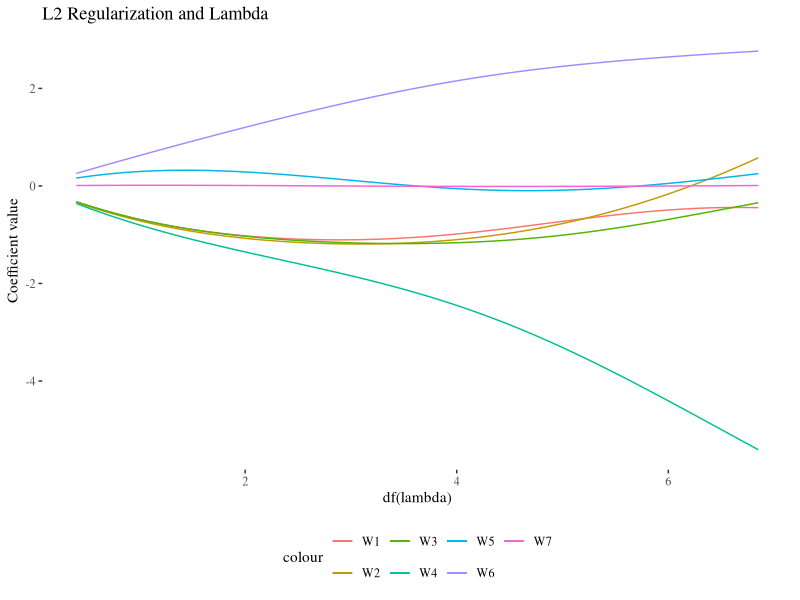
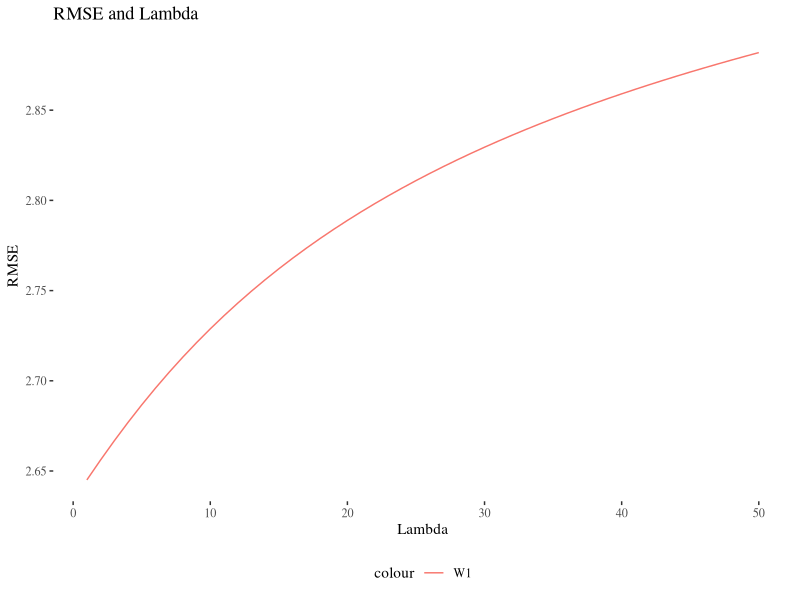
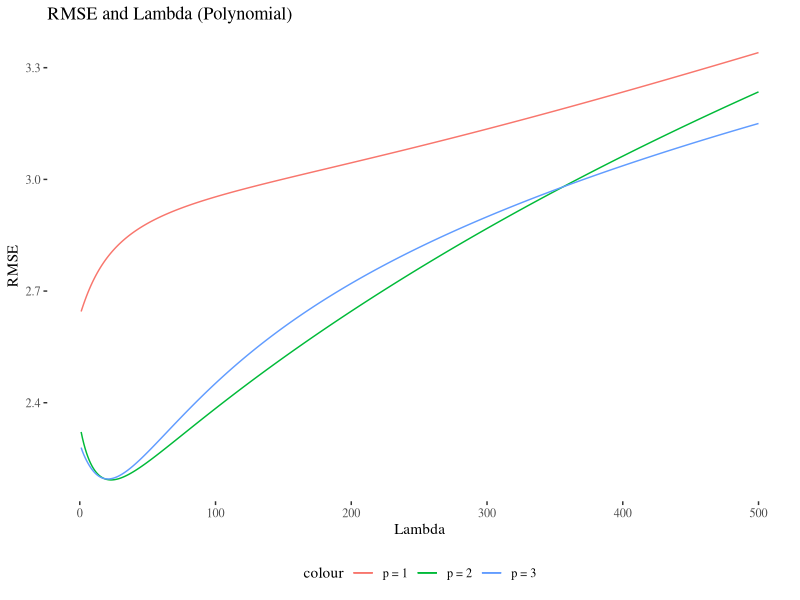
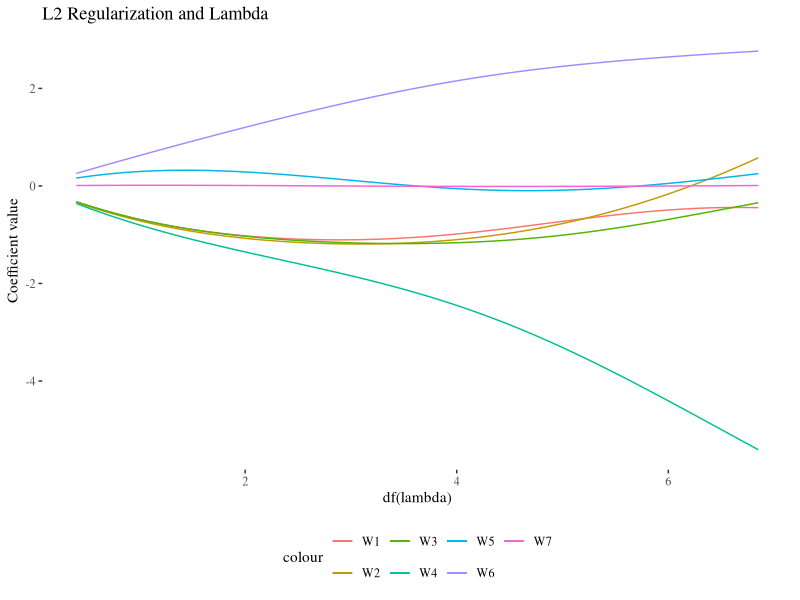
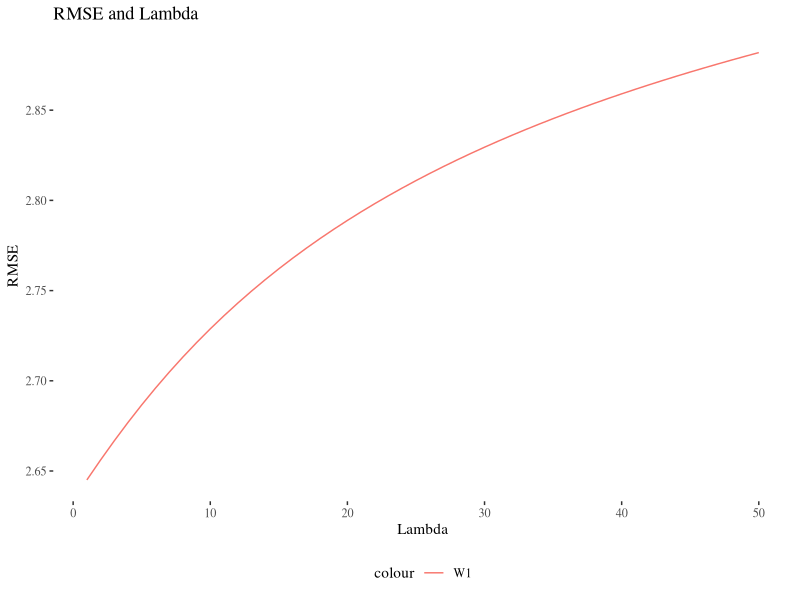
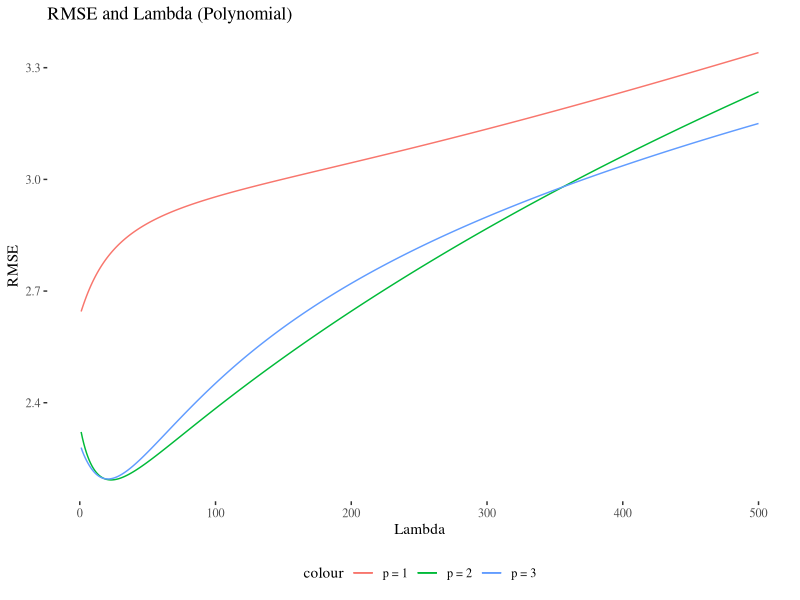

These figures' R source, in order:
## Packages loading/installation
auto_load <- function(pkg){
  new.pkg <- pkg[!(pkg %in% installed.packages()[, "Package"])]
  if (length(new.pkg)) 
    install.packages(new.pkg, dependencies = TRUE)
  sapply(pkg, require, character.only = TRUE)
}

# usage
packages <- c("readr", "tidyverse", "ggplot2", "ggthemes")
auto_load(packages)


## Reading in the files and converting to matrices

X_test <- read_csv("Data/X_test.csv", col_names = FALSE)
X_train <- read_csv("Data/X_train.csv", col_names = FALSE)
y_test <- read_csv("Data/y_test.csv", col_names = FALSE)
y_train <- read_csv("Data/y_train.csv", col_names = FALSE)


X_test <- as.matrix(X_test)
X_train <- as.matrix(X_train)
y_test <- as.matrix(y_test)
y_train <- as.matrix(y_train)


## Initialzing the matrcies and creating the svd
df_lam <- c(rep(0,5000))
w <- matrix(nrow = 7, ncol = 5000)
X_tr_svd <- svd(X_train)

## Looping through to create matrix of coeffieicnts and df(lamba) for different values of lambda

for(j in 1:7){
  for(i in 1: 5000) {
   w[j,i] <- (solve((diag(i,7) + (t(X_train) %*% (X_train)))) %*% t(X_train) %*% y_train)[j]
   df_lam[i] <- sum((X_tr_svd$d)^2/(i + (X_tr_svd$d)^2))
  }
}

## Creating joint dataframe for easier navigation with ggplot

w_t <- as_data_frame(t(w))
final_1 <- cbind(w_t, df_lam)


## Plotting the value of coefficients as function of df(lamba)

ggplot(final_1) +
  geom_line(aes(df_lam, V1, color = "W1"), show.legend = TRUE) +
  geom_line(aes(df_lam, V2, color = "W2"), show.legend = TRUE) +
  geom_line(aes(df_lam, V3, color = "W3"), show.legend = TRUE) +
  geom_line(aes(df_lam, V4, color = "W4"), show.legend = TRUE) +
  geom_line(aes(df_lam, V5, color = "W5"), show.legend = TRUE) +
  geom_line(aes(df_lam, V6, color = "W6"), show.legend = TRUE) +
  geom_line(aes(df_lam, V7, color = "W7"), show.legend = TRUE) +
  ylab("Coefficient value") +
  xlab("df(lambda)") +
  theme_tufte() +
  ggtitle("L2 Regularization and Lambda") +
  theme(legend.position = "bottom")
ggsave("Images/L2_reg_dflambda.png")
  

## Predicting and plotting RMSE of testing data with lambda = 1:50

w_2 <- w[,1:50]

RMSE = c(rep(0,50))
lambda <- c(1:50)

for(i in 1:50) {
  y_hat <- X_test %*% w[,i]
  RMSE[i] <- (sum((y_test - y_hat)^2)/42)^0.5
}

plt2_df <-  as_data_frame(cbind(lambda, RMSE))
ggplot(plt2_df) +
  geom_line(aes(lambda, RMSE, color = "W1"), show.legend = TRUE) +
  ylab("RMSE") +
  xlab("Lambda") +
  theme_tufte() +
  ggtitle("RMSE and Lambda") +
  theme(legend.position = "bottom")
ggsave("Images/RMSE_lambda.png")

# Ploynomial Regression Modification

df_lam <- c(rep(0,500))

## Creating function to output coefficients based on p polynomial specification

poly_ridge <- function(k) {
  if(k == 1) {
  w <- matrix(nrow = 7, ncol = 500)
  X_tr_svd <- svd(X_train)
  

  for(j in 1:7) {
    for(i in 1: 500) {
      w[j,i] <- (solve((diag(i,7) + (t(X_train) %*% (X_train)))) %*% t(X_train) %*% y_train)[j]
      df_lam[i] <- sum((X_tr_svd$d)^2/(i + (X_tr_svd$d)^2))
    }
  }
  }
 else {
   w <- matrix(nrow = 6*k + 1, ncol = 500)
   X_train_original <- X_train[,-7]
    for(z in 2:k) {
      X_train <- cbind(X_train, X_train_original^z)
    }
   X_tr_svd <- svd(X_train)

   for(j in 1:(6*k + 1)) {
     for(i in 1: 500) {
       w[j,i] <- (solve((diag(i,6*k+1) + (t(X_train) %*% (X_train)))) %*% t(X_train) %*% y_train)[j]
       df_lam[i] <- sum((X_tr_svd$d)^2/(i + (X_tr_svd$d)^2))
     }
   }
   
 }
outcome <- list("W" = w, "DF_Lam" = df_lam, "X_t" = X_train)
return(outcome)
}

w_1 <- poly_ridge(1)
RMSE_1 <- c(1:500)
w_2 <- poly_ridge(2)
RMSE_2 <- c(1:500)
w_3 <- poly_ridge(3)
RMSE_3 <- c(1:500)
lambda_500 <- c(1:500)


for(i in 1:500) {
  y_hat <- X_test %*% w_1$W[,i]
  RMSE_1[i] <- (sum((y_test - y_hat)^2)/42)^0.5
}

for(i in 1:500) {
  y_hat <- cbind(X_test, X_test[,-7]^2) %*% w_2$W[,i]
  RMSE_2[i] <- (sum((y_test - y_hat)^2)/42)^0.5
}

for(i in 1:500) {
  y_hat <- cbind(X_test, X_test[,-7]^2, X_test[,-7]^3) %*% w_3$W[,i]
  RMSE_3[i] <- (sum((y_test - y_hat)^2)/42)^0.5
}

Total_2 <- as.data.frame(cbind(lambda_500, RMSE_1, RMSE_2, RMSE_3))

ggplot(Total_2) +
  geom_line(aes(lambda_500, RMSE_1, color = "p = 1"), show.legend = TRUE) +
  geom_line(aes(lambda_500, RMSE_2, color = "p = 2"), show.legend = TRUE) +
  geom_line(aes(lambda_500, RMSE_3, color = "p = 3"), show.legend = TRUE) +
  ylab("RMSE") +
  xlab("Lambda") +
  theme_tufte() +
  ggtitle("RMSE and Lambda (Polynomial)") +
  theme(legend.position = "bottom")
ggsave("Images/RMSE_lambda_poly.png")
